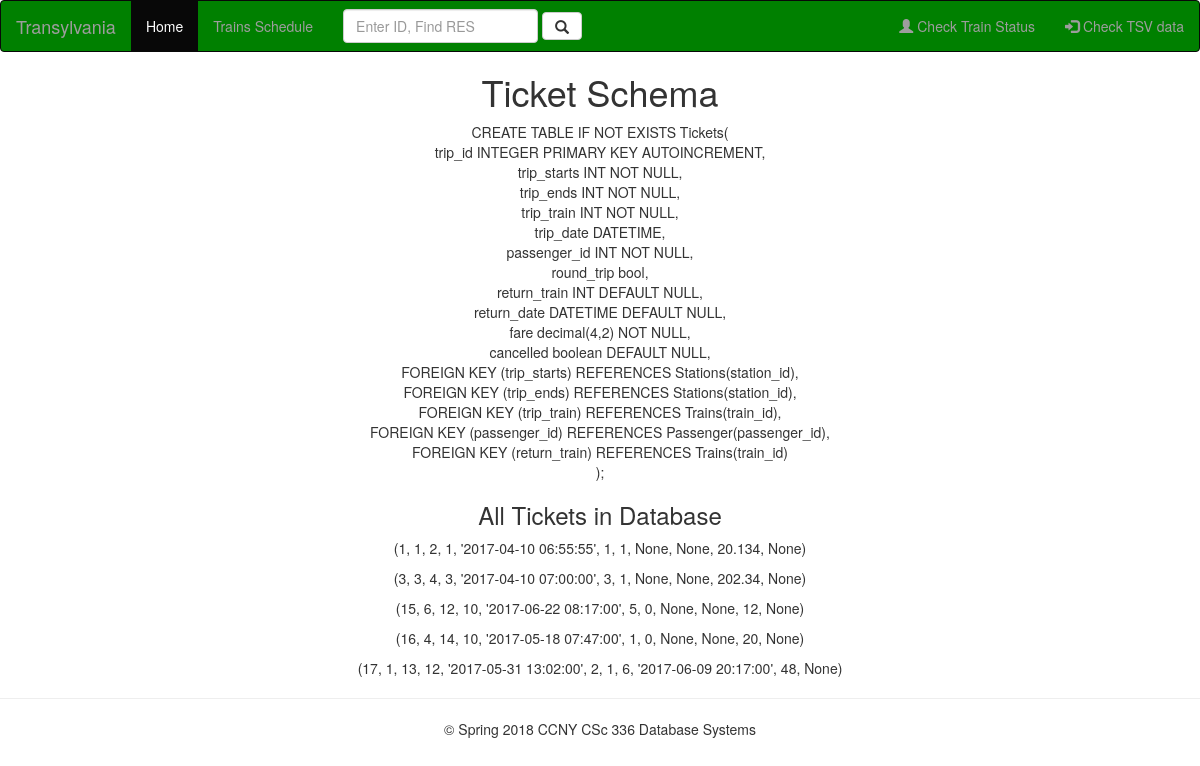
/check_tickets, run on an earlier commit of the app's database.
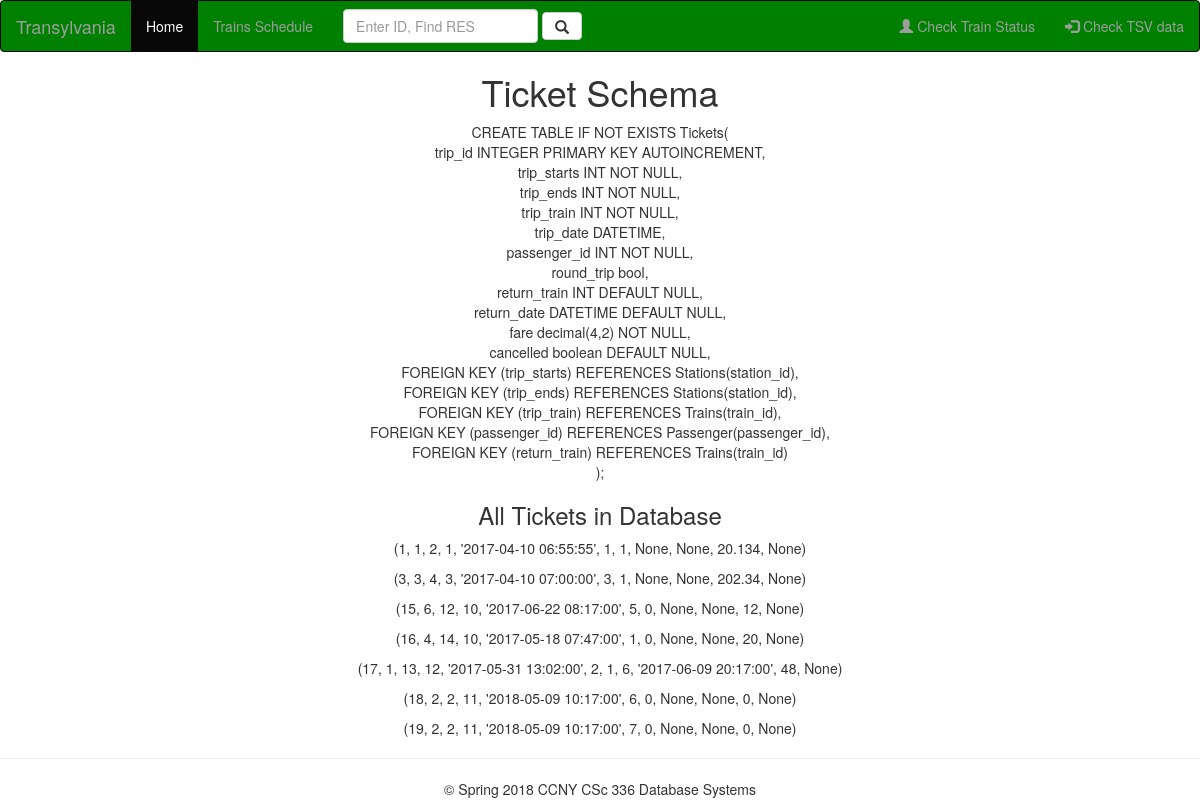
And on a later commit of the database.
### tables this page shows
CREATE TABLE Tickets( 
	trip_id INTEGER PRIMARY KEY AUTOINCREMENT,
	trip_starts INT NOT NULL,
	trip_ends INT NOT NULL,
	trip_train INT NOT NULL,
	trip_date DATETIME,
	passenger_id INT NOT NULL,
	round_trip bool,
	return_train INT DEFAULT NULL,
	return_date DATETIME DEFAULT NULL,
	fare decimal(4,2) NOT NULL,
	cancelled boolean DEFAULT NULL,
	FOREIGN KEY (trip_starts) REFERENCES Stations(station_id),
  	FOREIGN KEY (trip_ends) REFERENCES Stations(station_id),
 	FOREIGN KEY (trip_train) REFERENCES Trains(train_id),
  	FOREIGN KEY (passenger_id) REFERENCES Passenger(passenger_id),
  	FOREIGN KEY (return_train) REFERENCES Trains(train_id)
);

### app/views.py (the view)
@app.route('/check_tickets')
def check_tickets():
    tickets = get_all_tickets()
    return render_template("check_tickets.html", tickets=tickets)

### app/models.py (called while the page is built)
def get_all_tickets():
    with sql.connect("database.db") as con:
        cur = con.cursor()
        cur.execute(" SELECT * from Tickets")
        return cur.fetchall()

### app/templates/check_tickets.html
{% extends "layout.html" %}
{% block content %}
<div class="checking_tickets" style="text-align: center;">
<h1> Ticket Schema </h1>
<p>CREATE TABLE IF NOT EXISTS Tickets( <br>
	trip_id INTEGER PRIMARY KEY AUTOINCREMENT,<br>
	trip_starts INT NOT NULL,<br>
	trip_ends INT NOT NULL,<br>
	trip_train INT NOT NULL,<br>
	trip_date DATETIME,<br>
	passenger_id INT NOT NULL,<br>
	round_trip bool,<br>
	return_train INT DEFAULT NULL,<br>
	return_date DATETIME DEFAULT NULL,<br>
	fare decimal(4,2) NOT NULL,<br>
	cancelled boolean DEFAULT NULL,<br>
	FOREIGN KEY (trip_starts) REFERENCES Stations(station_id),<br>
  	FOREIGN KEY (trip_ends) REFERENCES Stations(station_id),<br>
 	FOREIGN KEY (trip_train) REFERENCES Trains(train_id),<br>
  	FOREIGN KEY (passenger_id) REFERENCES Passenger(passenger_id),<br>
  	FOREIGN KEY (return_train) REFERENCES Trains(train_id)<br>
);</p>
<h3> All Tickets in Database </h3>
{% for ticket in tickets %}
<p>  {{ ticket }} </p>
{% endfor %}
</div>
{% endblock %}

### app/templates/layout.html (shortened to what this page needs)
<html>
<head>
<link rel="stylesheet" href="https://maxcdn.bootstrapcdn.com/bootstrap/3.3.7/css/bootstrap.min.css">
</head>
<body>
<nav class="navbar navbar-inverse">
  <div class="container-fluid">
    <div class="navbar-header">
      <a class="navbar-brand" href="/index">Transylvania</a>
    </div>
    <ul class="nav navbar-nav">
      <li class="active"><a href="/index">Home</a></li>
      <li><a href="{{url_for('check_schedule')}}">Trains Schedule</a></li>
      <form class="navbar-form navbar-left" action="{{ url_for('reservation') }}" method="post" >
      <div class="form-group">
        <input type="text" class="form-control" name="passengerID" placeholder="Enter ID, Find RES">
      </div>
      <button type="submit" class="btn btn-default"><i class="glyphicon glyphicon-search"></i></button>
    </form>
    </ul>
    <ul class="nav navbar-nav navbar-right">
      <li><a href="{{url_for('train_status')}}"><span class="glyphicon glyphicon-user"></span> Check Train Status </a></li>
      <li><a href="{{url_for('check_db')}}"><span class="glyphicon glyphicon-log-in"></span> Check TSV data </a></li>
    </ul>
  </div>
</nav>
{% block content %}
{% endblock content %}
<hr>
        <footer>
          <p>&copy; Spring 2018 CCNY CSc 336 Database Systems</p>
        </footer>
</body>
</html>

### app/templates/layout.html (style rules this page uses)
.navbar-right { float: right; }
footer { text-align: center; }
.navbar-inverse { background-color: green; }

What changed in the data, as far as the page shows it:
added Tickets: ticket "(18, 2, 2, 11, '2018-05-09 10:17:00', 6, 0, None, None, 0, None)"
added Tickets: ticket "(19, 2, 2, 11, '2018-05-09 10:17:00', 7, 0, None, None, 0, None)"
